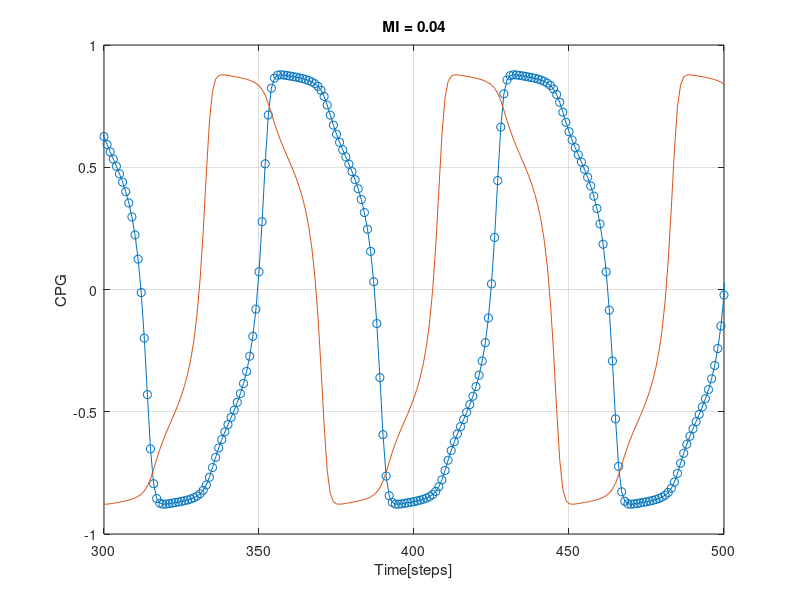
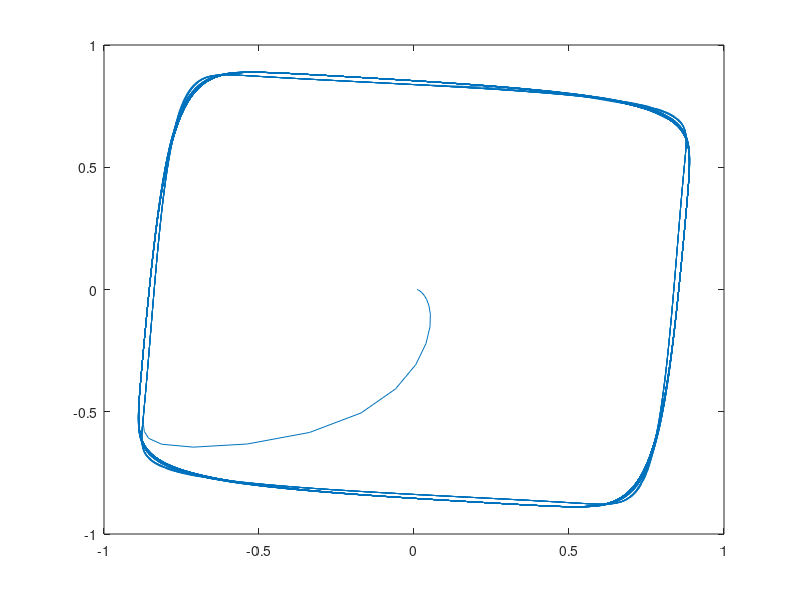
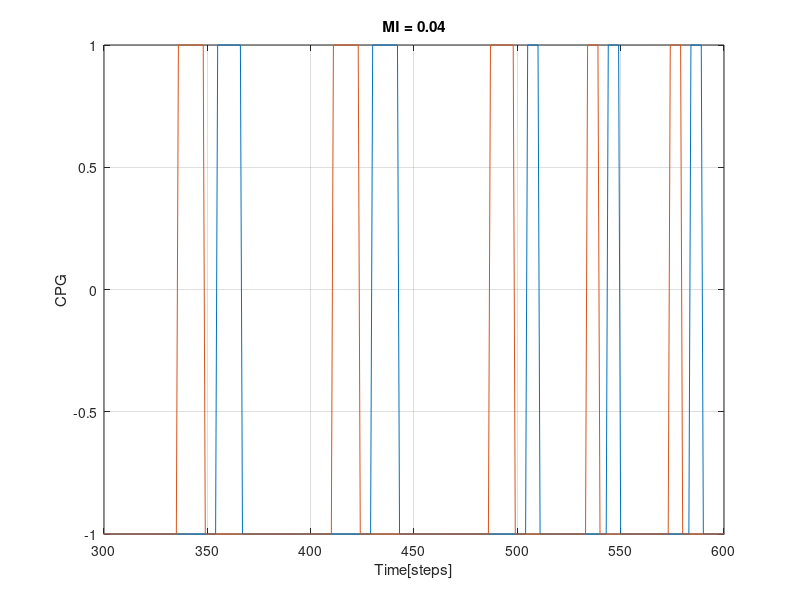
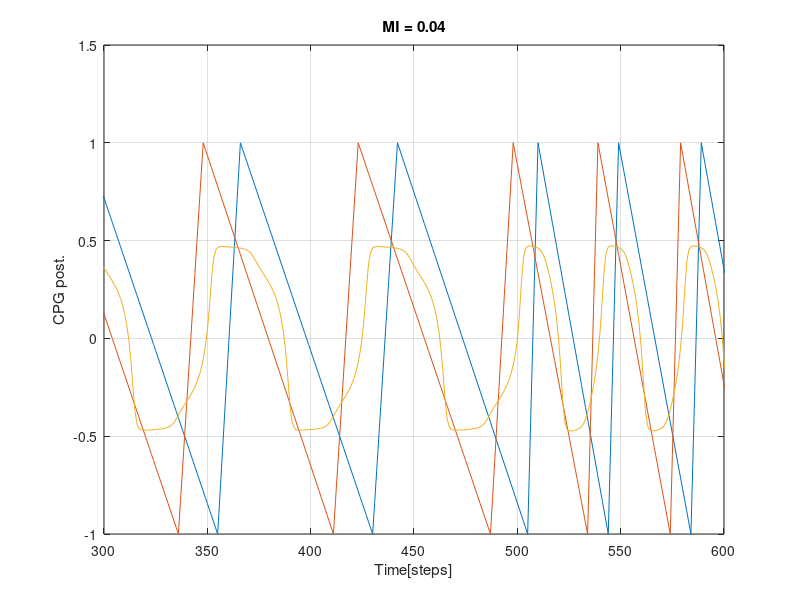

MATLAB code to generate these figures, in order:
%% Neural Control Oscillator
% SO2 with MI

%% Clear
clc;
clear all;
close all;

%% Define value
Control_input = 0.04; %Modulatory Input
B1 = 0;
B2 = 0;
a1 = 0;
a2 = 0;
H1 = 0.01;
H2 = 0;
w11 = 1.4; %cpg_w.at(0).at(0)
w22 = 1.4; %cpg_w.at(1).at(1)
w12 = 0.18+Control_input; %cpg_w.at(0).at(1)
w21 = -0.18-Control_input; %cpg_w.at(1).at(0)

%% ==== MODULE 1 ====
% CPG
t = 2000;
time = 1:t;
count = 0;
for i=1:length(time)-1
if i >= 300 && i<=500
    Control_input = 0.04;
end
if i >= 500
    Control_input = 0.12;
end
w12 = 0.18+Control_input; 
w21 = -0.18-Control_input;

a1(i+1) = w11*H1(i)+w12*H2(i)+B1;
a2(i+1) = w22*H2(i)+w21*H1(i)+B2;
H1(i+1) = tanh(a1(i+1));
H2(i+1) = tanh(a2(i+1));
end

%CPG Plot
figure
plot(time,H1,'-o');
hold on
plot(time,H2);
xlim([300 500]);
grid on;
xlabel("Time[steps]")
ylabel("CPG")
title("MI = 0.04")
disp(max(H1)) 
figure,plot(H1,H2)

%% ==== MODULE 2 ====
% CPG post processing
o1_step = [];
o2_step = [];
for i=1:t
    if H1(i)>=0.85
        o1_step(i)=1;
    else
        o1_step(i)=-1;
    end
    if H2(i)>=0.85
        o2_step(i)=1;
    else
        o2_step(i)=-1;
    end  
end
figure
plot(time,o1_step);
hold on
plot(time,o2_step);
xlim([300 600]);
grid on;
xlabel("Time[steps]")
ylabel("CPG")
title("MI = 0.04")


%% Sawtooh graph
sto1 = zeros(1,t);
start1 = 1;
stop1 = 1;
sto2 = zeros(1,t);
start2 = 1;
stop2 = 1;
for i = 1:t-1
    if o1_step(i)-o1_step(i+1)==-2
        stop1 = i+1;
    end
    if o1_step(i)-o1_step(i+1)==2
        start1 = i;
    end
    if stop1>start1
        ii=start1:stop1;
        m = -2/(stop1-start1);
        c = -1-m*stop1;
        sto1(1,start1:stop1) = m*ii+c;    
    end
    if start1>stop1
        ii=stop1:start1;
        m = 2/(start1-stop1);
        c = -1-m*stop1;
        sto1(1,stop1:start1) = m*ii+c;    
    end
    
    if o2_step(i)-o2_step(i+1)==-2
        stop2 = i+1;
    end
    if o2_step(i)-o2_step(i+1)==2
        start2 = i;
    end
    if stop2>start2
        ii=start2:stop2;
        m = -2/(stop2-start2);
        c = -1-m*stop2;
        sto2(1,start2:stop2) = m*ii+c;    
    end
    if start2>stop2
        ii=stop2:start2;
        m = 2/(start2-stop2);
        c = -1-m*stop2;
        sto2(1,stop2:start2) = m*ii+c;    
    end
end
figure;
plot(time,sto1);
hold on
plot(time,sto2);
xlim([300 600]);
grid on;
xlabel("Time[steps]")
ylabel("CPG post.")
title("MI = 0.04")

%% ==== MODULE 3 ====
% VRN

H15 = tanh(H1);
H16 = tanh(1) %[ones(1,10) -ones(1,10)]);
H19 = tanh(1.7246*H15+1.7246*H16-2.48285);
H20 = tanh(-1.7246*H15-1.7246*H16-2.48285);
H21 = tanh(1.7246*H15-1.7246*H16-2.48285);
H22 = tanh(-1.7246*H15+1.7246*H16-2.48285);
H27 = tanh(0.5*H19+0.5*H20-0.5*H21-0.5*H22);
%plot(time,H1);
hold on
plot(time,H27);
grid on

%% ==== MODULE 4 ====
% PSN       
I3 = 1;
H3 = tanh(-I3+1);
H4 = tanh(I3);
H5 = tanh(-5*H3+0.5*H1);
H6 = tanh(0.5*H2-5*H4);
H7 = tanh(-5*H3+0.5*H2);
H8 = tanh(0.5*H1-5*H4);
H9 = tanh(0.5*H5+0.5);
H10 = tanh(0.5*H6+0.5);
H11 = tanh(0.5*H7+0.5);
H12 = tanh(0.5*H8+0.5);
H13 = tanh(3*H9+3*H10-1.35);
H14 = tanh(3*H11+3*H12-1.35);
figure;
plot(time,H13);
hold on
plot(time,H14);



